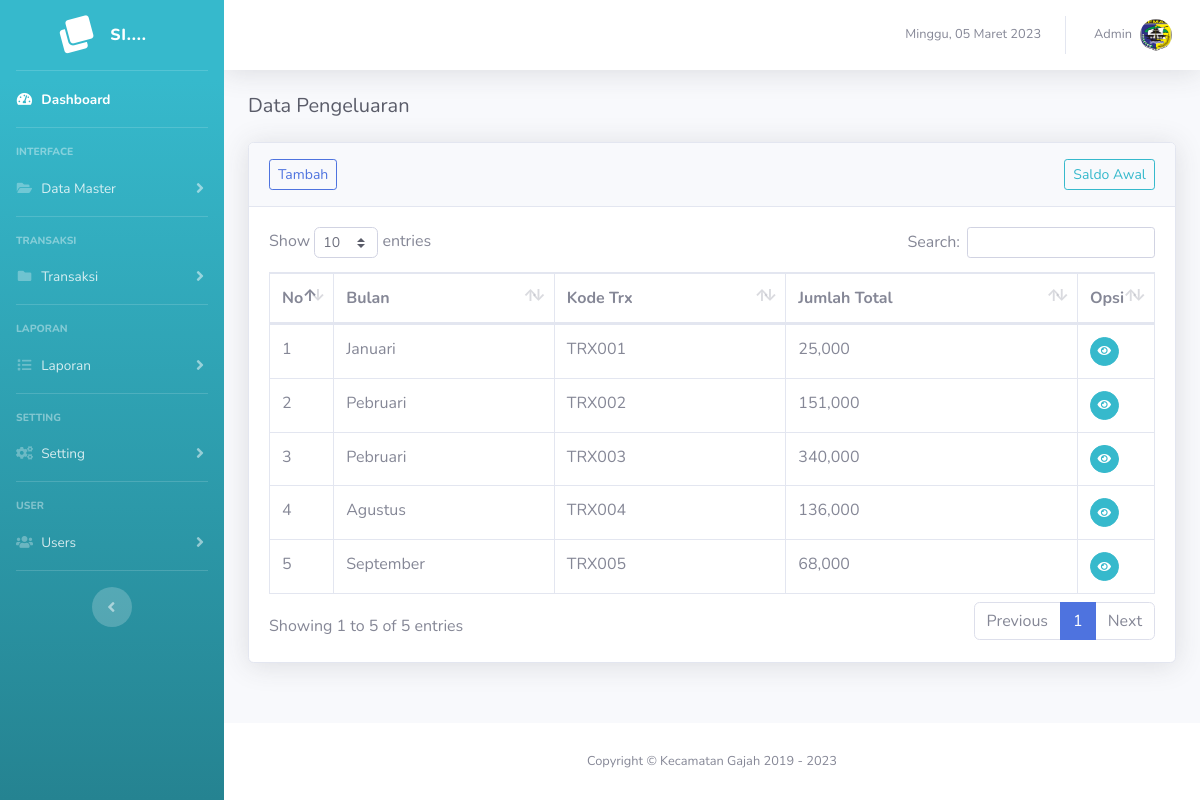
Screenshot of /pengeluaran (signed in) with the database file from the repository.
### tables this page shows
CREATE TABLE `tb_pengeluaran` (
  `id_pengeluaran` int(11) NOT NULL,
  `id_instansi` int(11) NOT NULL,
  `id_user` int(11) NOT NULL,
  `id_pembelian` int(11) NOT NULL,
  `kode_barang` varchar(20) NOT NULL,
  `volume` varchar(10) NOT NULL,
  `harga_satuan` varchar(20) NOT NULL,
  `jumlah_harga` varchar(20) NOT NULL,
  `penanggungjawab` varchar(50) NOT NULL,
  `no_spb` varchar(100) NOT NULL,
  `tanggal` date NOT NULL,
  `trx` varchar(50) NOT NULL,
  `ket` varchar(15) NOT NULL,
  `tahun` date DEFAULT NULL,
  `id_kategori` int(11) NOT NULL
);

### inc/bulan.php (called while the page is built, shortened)
<?php
function BulanIndo($date)
{
  $BulanIndo = array("Januari", "Pebruari", "Maret", "April", "Mei", "Juni", "Juli", "Agustus", "September", "Oktober", "Nopember", "Desember");
  $bulan = substr($date, 5, 2);
  $result = $BulanIndo[(int)$bulan - 1];
  return ($result);
}

### page/pengeluaran/pengeluaran.php (the view, shortened to what this page needs)
<h5 class="h5 mb-4 text-gray-800">Data Pengeluaran</h5>
<div class="card shadow mb-4">
  <div class="card-header py-3">
    <a href="?page=pengeluaran&action=addJab" class="btn btn-sm btn-outline-primary">Tambah</a>
    <a href="?page=pengeluaran&action=addImport" class="btn btn-sm btn-outline-info float-right">Saldo Awal</a>
  </div>
  <div class="card-body">
    <div class="table-responsive">
      <table class="table table-bordered" id="dataTable" width="100%" cellspacing="0">
        <thead>
          <tr>
            <th width="5%">No</th>
            <th>Bulan</th>
            <th>Kode Trx</th>
            <th>Jumlah Total</th>
            <th width="8%">Opsi</th>
          </tr>
        </thead>
        <tbody>
          <?php
          $no = 1;
          $sql = $conn->query("SELECT * FROM tb_pengeluaran WHERE id_user = '$_SESSION[id_user]' AND year(tahun) = '$_SESSION[tahun]' GROUP BY trx");
          foreach ($sql as $key => $value) :
            $kodeTrx = $value['trx'];
            $ket = $value['ket'];
          ?>
            <tr>
              <td><?= $no++; ?></td>
              <td><?= $bulanTrx = BulanIndo($value['tanggal']); ?></td>
              <td><?= $value['trx']; ?></td>
              <?php $sqlTotal = $conn->query("SELECT SUM(jumlah_harga) AS total FROM tb_pengeluaran WHERE trx = '$kodeTrx'");
              $datatotal = $sqlTotal->fetch_assoc();
              ?>
              <td><?= number_format($datatotal['total']); ?></td>
              <td>
                <?php
                if ($ket == '-') {
                ?>
                  <form action="?page=pengeluaran&action=add&trx=<?= $kodeTrx; ?>" method="POST">
                    <button type="submit" name="kirim" class="btn btn-sm btn-circle btn-info" data-toggle="tooltip" data-placement="top" title="Detail"><i class="fas fa-eye"></i></button>
                  </form>
                <?php
                } else {
                ?>
                  <form action="?page=pengeluaran&action=import&trx=<?= $kodeTrx; ?>" method="post">
                    <button type="submit" name="kirim" class="btn btn-sm btn-circle btn-info" data-toggle="tooltip" data-placement="top" title="Detail"><i class="fas fa-eye"></i></button>
                  </form>
                <?php
                }
                ?>
              </td>
            </tr>
          <?php endforeach; ?>
        </tbody>
      </table>
    </div>
  </div>
</div>

### rows the page displays
tb_pengeluaran: tanggal "Januari", trx "TRX001", total "25,000"
tb_pengeluaran: tanggal "Pebruari", trx "TRX002", total "151,000"
tb_pengeluaran: tanggal "Pebruari", trx "TRX003", total "340,000"
tb_pengeluaran: tanggal "Agustus", trx "TRX004", total "136,000"
tb_pengeluaran: tanggal "September", trx "TRX005", total "68,000"

### other values shown
$_SESSION['nama'] "Admin"
